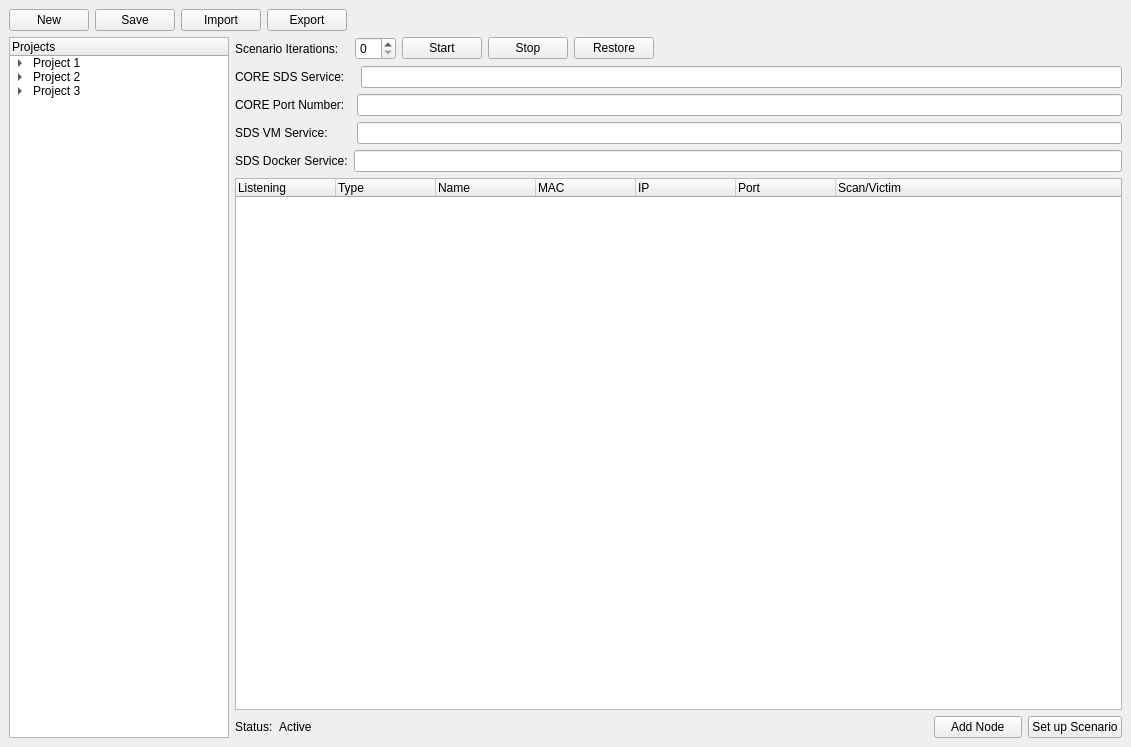
<?xml version="1.0" encoding="UTF-8"?>
<ui version="4.0">
 <class>MainWindow</class>
 <widget class="QMainWindow" name="MainWindow">
  <property name="geometry">
   <rect>
    <x>0</x>
    <y>0</y>
    <width>1131</width>
    <height>747</height>
   </rect>
  </property>
  <property name="minimumSize">
   <size>
    <width>812</width>
    <height>580</height>
   </size>
  </property>
  <property name="windowTitle">
   <string>Scan Detection System</string>
  </property>
  <widget class="QWidget" name="CentralLayout_mainWindow">
   <layout class="QGridLayout" name="gridLayout_2">
    <item row="0" column="0">
     <layout class="QHBoxLayout" name="buttonsLayout_mainWindow">
      <item>
       <widget class="QPushButton" name="newButton_mainWindow">
        <property name="toolTip">
         <string>New Project</string>
        </property>
        <property name="text">
         <string>  New  </string>
        </property>
       </widget>
      </item>
      <item>
       <widget class="QPushButton" name="saveButton_mainWindow">
        <property name="toolTip">
         <string>Save Project</string>
        </property>
        <property name="text">
         <string>  Save  </string>
        </property>
       </widget>
      </item>
      <item>
       <widget class="QPushButton" name="importButton_mainWindow">
        <property name="toolTip">
         <string>Import Project</string>
        </property>
        <property name="text">
         <string>Import</string>
        </property>
       </widget>
      </item>
      <item>
       <widget class="QPushButton" name="exportButton_mainWindow">
        <property name="toolTip">
         <string>Export Project</string>
        </property>
        <property name="text">
         <string>Export</string>
        </property>
       </widget>
      </item>
      <item>
       <spacer name="buttonsLayoutHorizontalSpacer_mainWindow">
        <property name="orientation">
         <enum>Qt::Horizontal</enum>
        </property>
        <property name="sizeHint" stdset="0">
         <size>
          <width>40</width>
          <height>20</height>
         </size>
        </property>
       </spacer>
      </item>
     </layout>
    </item>
    <item row="1" column="0">
     <layout class="QHBoxLayout" name="centralSectionLayout_mainWindow">
      <item>
       <widget class="QTreeWidget" name="projectsList_mainWindow">
        <property name="minimumSize">
         <size>
          <width>220</width>
          <height>0</height>
         </size>
        </property>
        <property name="maximumSize">
         <size>
          <width>220</width>
          <height>16777215</height>
         </size>
        </property>
        <column>
         <property name="text">
          <string>Projects</string>
         </property>
        </column>
        <item>
         <property name="text">
          <string>Project 1</string>
         </property>
         <item>
          <property name="text">
           <string>Scenario 1</string>
          </property>
         </item>
         <item>
          <property name="text">
           <string>Scenario 2</string>
          </property>
         </item>
         <item>
          <property name="text">
           <string>Scenario 3</string>
          </property>
         </item>
        </item>
        <item>
         <property name="text">
          <string>Project 2</string>
         </property>
         <item>
          <property name="text">
           <string>Scenario 1</string>
          </property>
         </item>
         <item>
          <property name="text">
           <string>Scenario 2</string>
          </property>
         </item>
        </item>
        <item>
         <property name="text">
          <string>Project 3</string>
         </property>
         <item>
          <property name="text">
           <string>Scenario 1</string>
          </property>
         </item>
         <item>
          <property name="text">
           <string>Scenario 2</string>
          </property>
         </item>
         <item>
          <property name="text">
           <string>Scenario 3</string>
          </property>
         </item>
         <item>
          <property name="text">
           <string>Scenario 4</string>
          </property>
         </item>
        </item>
       </widget>
      </item>
      <item>
       <layout class="QVBoxLayout" name="scenarioLayout_mainWindow">
        <item>
         <layout class="QHBoxLayout" name="scenarioRunLayout_mainWindow">
          <item>
           <widget class="QLabel" name="scenarioIterationsLabel_mainWindow">
            <property name="text">
             <string>Scenario Iterations:   </string>
            </property>
           </widget>
          </item>
          <item>
           <widget class="QSpinBox" name="scenarioIterationsSpinbox_mainWindow"/>
          </item>
          <item>
           <widget class="QPushButton" name="startScenarioButton_mainWindow">
            <property name="text">
             <string>   Start   </string>
            </property>
           </widget>
          </item>
          <item>
           <widget class="QPushButton" name="stopScenarioButton_mainWindow">
            <property name="text">
             <string>   Stop   </string>
            </property>
           </widget>
          </item>
          <item>
           <widget class="QPushButton" name="restoreScenarioButton_mainWindow">
            <property name="text">
             <string> Restore </string>
            </property>
           </widget>
          </item>
          <item>
           <spacer name="scenarioRunHorizontal_mainWindow">
            <property name="orientation">
             <enum>Qt::Horizontal</enum>
            </property>
            <property name="sizeHint" stdset="0">
             <size>
              <width>40</width>
              <height>20</height>
             </size>
            </property>
           </spacer>
          </item>
         </layout>
        </item>
        <item>
         <layout class="QVBoxLayout" name="servicesLayout_mainWindow">
          <item>
           <layout class="QHBoxLayout" name="coreSdsServiceLayout_mainWindow">
            <item>
             <widget class="QLabel" name="coreSdsServiceLabel_mainWindow">
              <property name="text">
               <string>CORE SDS Service:   </string>
              </property>
             </widget>
            </item>
            <item>
             <widget class="QLineEdit" name="coreSdsServiceInput_mainWindow"/>
            </item>
           </layout>
          </item>
          <item>
           <layout class="QHBoxLayout" name="corePortNumberLayout_mainWindow">
            <item>
             <widget class="QLabel" name="corePortNumberLabel_mainWindow">
              <property name="text">
               <string>CORE Port Number:  </string>
              </property>
             </widget>
            </item>
            <item>
             <widget class="QLineEdit" name="corePortNumberInput_mainWindow"/>
            </item>
           </layout>
          </item>
          <item>
           <layout class="QHBoxLayout" name="vmSdsServiceLayout_mainWindow">
            <item>
             <widget class="QLabel" name="vmSdsServiceLabel_mainWindow">
              <property name="text">
               <string>SDS VM Service:       </string>
              </property>
             </widget>
            </item>
            <item>
             <widget class="QLineEdit" name="vmSdsServiceInput_mainWindow"/>
            </item>
           </layout>
          </item>
          <item>
           <layout class="QHBoxLayout" name="dockerSdsServiceLayout_mainWindow">
            <item>
             <widget class="QLabel" name="dockerSdsServiceLabel_mainWindow">
              <property name="text">
               <string>SDS Docker Service:</string>
              </property>
             </widget>
            </item>
            <item>
             <widget class="QLineEdit" name="dockerSdsServiceInput_mainWindow"/>
            </item>
           </layout>
          </item>
         </layout>
        </item>
        <item>
         <widget class="QTreeWidget" name="nodesList_mainWindow">
          <column>
           <property name="text">
            <string>Listening</string>
           </property>
          </column>
          <column>
           <property name="text">
            <string>Type</string>
           </property>
          </column>
          <column>
           <property name="text">
            <string>Name</string>
           </property>
          </column>
          <column>
           <property name="text">
            <string>MAC</string>
           </property>
          </column>
          <column>
           <property name="text">
            <string>IP</string>
           </property>
          </column>
          <column>
           <property name="text">
            <string>Port</string>
           </property>
          </column>
          <column>
           <property name="text">
            <string>Scan/Victim</string>
           </property>
          </column>
         </widget>
        </item>
        <item>
         <layout class="QHBoxLayout" name="nodeLayout_mainWindow">
          <item>
           <widget class="QLabel" name="scenarioStatusLabel_mainWindow">
            <property name="text">
             <string>Status:</string>
            </property>
           </widget>
          </item>
          <item>
           <widget class="QLabel" name="scenarioStatus_mainWindow">
            <property name="text">
             <string>Active</string>
            </property>
           </widget>
          </item>
          <item>
           <spacer name="nodeSpacer_mainWindow">
            <property name="orientation">
             <enum>Qt::Horizontal</enum>
            </property>
            <property name="sizeHint" stdset="0">
             <size>
              <width>40</width>
              <height>20</height>
             </size>
            </property>
           </spacer>
          </item>
          <item>
           <widget class="QPushButton" name="addNodeButton_mainWindow">
            <property name="text">
             <string>    Add Node    </string>
            </property>
           </widget>
          </item>
          <item>
           <widget class="QPushButton" name="setupScenarioButton_mainWindow">
            <property name="text">
             <string>Set up Scenario</string>
            </property>
           </widget>
          </item>
         </layout>
        </item>
       </layout>
      </item>
     </layout>
    </item>
   </layout>
  </widget>
 </widget>
 <resources/>
 <connections/>
</ui>
